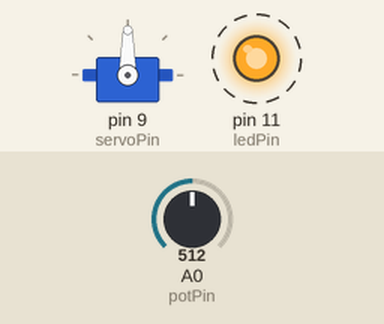
A sketch run on a simulated Arduino Uno, built with avr-gcc and run on an emulated ATmega328P. On the bench: servo, output pins drawn as LEDs (lit = HIGH). Dashed ring = blinking. The test bench sets the inputs (shaded band); at power-on: A0 (potPin) = 512. What the sketch prints to the serial monitor is not drawn.

Above: at 0.05 s.
Timing chart, 0 to 3.0 s (numbered marks = the images above):
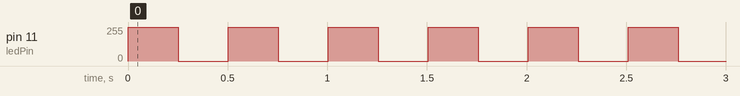

Measured:
- by itself, pin 11 (ledPin): alternates 254/255 for 0.25 s and 0/255 for 0.25 s

The sketch:

sketch_dec27a.ino
```cpp
#include <Servo.h>
#include <Timer.h>


int ledPin = 11;
int servoPin = 9;
int potPin = 0;
int ledBrightness = 0;

int pos = 0;
int n = 50;

Timer servoTimer;
Timer ledTimer;

Servo servo;

void setup(){
  servo.attach(servoPin);
  servo.write(90);
  pinMode(ledPin, OUTPUT);

  servoTimer.start(30);
  ledTimer.start(250);
  Serial.begin(9600);

  analogWrite(ledPin, ledBrightness);
}

void loop(){


  if(servoTimer.fire()){
    int potPos = analogRead(potPin);
    Serial.println(pos);
//    servo.write(map(pos, 0, 1023, 0, 170));
     pos += n;
    if(pos >= 1023 || pos <= 0){
      n = n * -1;
    }
//    servo.write(map(potPos, 0, 1023, 0, 170));
  }

  if(ledTimer.fire()){
    ledBrightness = ledBrightness == 0 ? 254 : 0;
    analogWrite(ledPin, ledBrightness);
  }


}
```
